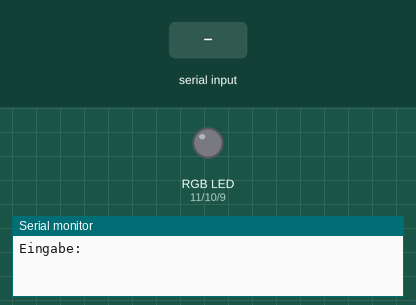
This sketch was run on a simulated Arduino Uno, built with avr-gcc and run on an emulated ATmega328P. Shown: an RGB LED mixed from three pins (HIGH = lit), the last lines printed to the serial monitor. The inputs (shaded band) are chosen by the test bench.

Above: at 1.2 s.
1.3 s: "ON" received over Serial
At 2.5 s:
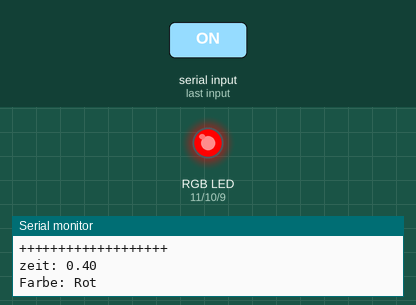
At 2.9 s:
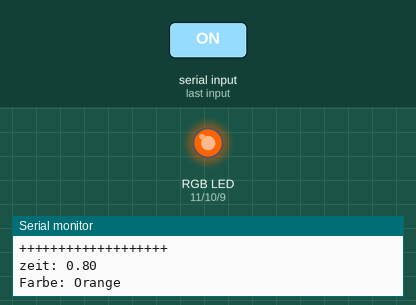
4.3 s: "OFF" received over Serial
At 6.1 s:
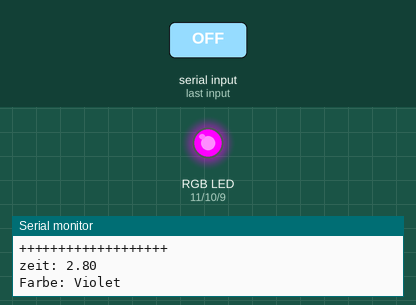
Timing chart, 0 to 7.6 s (numbered marks = the images above; inputs shaded):
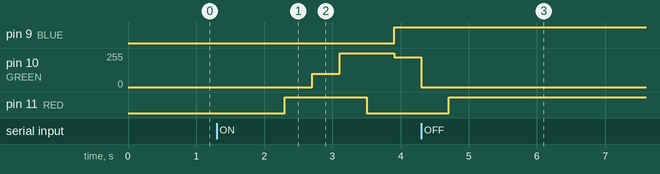

Measured:
- after the input at 1.3 s, pin 9 (BLUE): LOW → HIGH after 2.6 s; pin 10 (GREEN): 0/255 → 100/255 after 1.4 s, → 255/255 0.40 s later, → 225/255 0.80 s later; pin 11 (RED): LOW → HIGH after 1.0 s, → LOW 1.2 s later
- after the input at 4.3 s, pin 9 (BLUE): stops changing and stays HIGH; pin 10 (GREEN): goes on until 4.3 s, then stays 0/255; pin 11 (RED): goes on until 4.7 s, then stays HIGH

The sketch:

sketch.ino
```cpp
#define RED 11
#define GREEN 10
#define BLUE 9

float azeit = 0; // Aktuelle Zeit
float zeit = 0.4; // Zeitintervall
int isOn = 0;

void setup() {
  Serial.begin(9600);
  // put your setup code here, to run once:
  pinMode(RED, OUTPUT); // Pin 3 ist ein Ausgang.
  pinMode(GREEN, OUTPUT); // Pin 3 ist ein Ausgang.
  pinMode(BLUE, OUTPUT); // Pin 3 ist ein Ausgang.

  Serial.println("Eingabe:");
}

void loop() {
  // put your main code here, to run repeatedly:
  if (Serial.available() > 0) {
    String eingabe = Serial.readString(); // für die Eingabe
    eingabe.trim();
    eingabe.toUpperCase();
    if (eingabe == "ON") {
      isOn = 1;
    } else if (eingabe == "OFF") {
      isOn = 0;
      azeit = 0; // setz die Zeit zurück
    }
  }

  if (isOn == 1) // wenn man "ON" eingegeben hat
  {
    analogWrite(RED,255); //ROT: #ff0000
    analogWrite(GREEN,0);
    analogWrite(BLUE,0);
    Serial.println("+++++++++++++++++++");
    Serial.print("zeit: ");
    Serial.println(azeit = azeit + zeit);
    Serial.print("Farbe: ");
    Serial.println("Rot");
    delay(400);

    analogWrite(RED,255); //ORANGE: #ffa500
    analogWrite(GREEN,100);
    analogWrite(BLUE,0);
    Serial.println("+++++++++++++++++++");
    Serial.print("zeit: ");
    Serial.println(azeit = azeit + zeit);
    Serial.print("Farbe: ");
    Serial.println("Orange");
    delay(400);

    analogWrite(RED,255); //GELB: #ffff00
    analogWrite(GREEN,255);
    analogWrite(BLUE,0);
    Serial.println("+++++++++++++++++++");
    Serial.print("zeit: ");
    Serial.println(azeit = azeit + zeit);
    Serial.print("Farbe: ");
    Serial.println("Gelb");
    delay(400);

    analogWrite(RED,0); //GRÜN: #00ff00
    analogWrite(GREEN,255);
    analogWrite(BLUE,0);
    Serial.println("+++++++++++++++++++");
    Serial.print("zeit: ");
    Serial.println(azeit = azeit + zeit);
    Serial.print("Farbe: ");
    Serial.println("Grün");
    delay(400);

    analogWrite(RED,0); //CYAN: #00ffff
    analogWrite(GREEN,225);
    analogWrite(BLUE,255);
    Serial.println("+++++++++++++++++++");
    Serial.print("zeit: ");
    Serial.println(azeit = azeit + zeit);
    Serial.print("Farbe: ");
    Serial.println("Cyan");
    delay(400);

    analogWrite(RED,0); //BLAU: #0000ff
    analogWrite(GREEN,0);
    analogWrite(BLUE,255);
    Serial.println("+++++++++++++++++++");
    Serial.print("zeit: ");
    Serial.println(azeit = azeit + zeit);
    Serial.print("Farbe: ");
    Serial.println("Blau");
    delay(400);

    analogWrite(RED,255); //VIOLET: #a020f0
    analogWrite(GREEN,0);
    analogWrite(BLUE,255);
    Serial.println("+++++++++++++++++++");
    Serial.print("zeit: ");
    Serial.println(azeit = azeit + zeit);
    Serial.print("Farbe: ");
    Serial.println("Violet");
    delay(400);
  }
}
```
